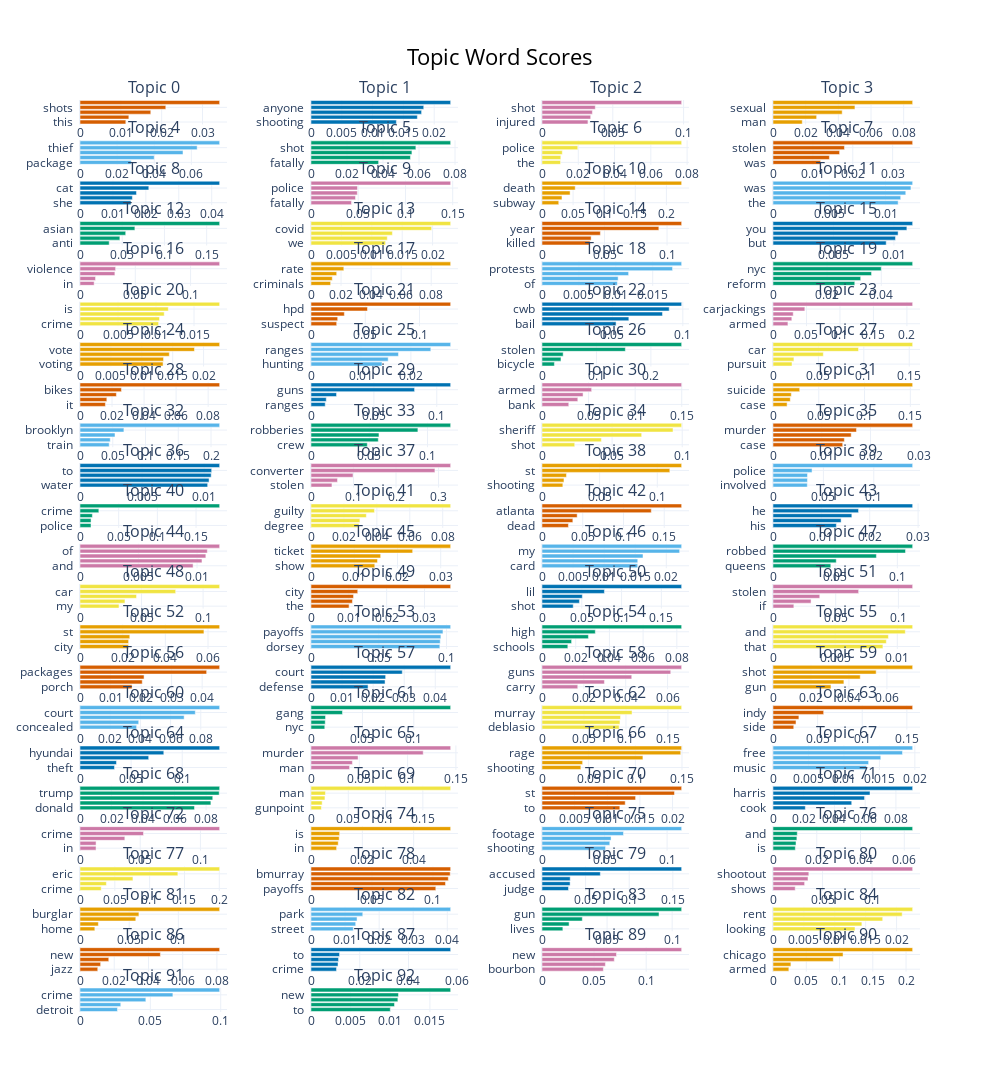

Source (notebook cell):
### Code cell
# file_path = "/content/gdrive/My Drive/Current Projects/Tulane/"
!mkdir -p ./figures
file_path="./"

# Generate the figure using BERTopic
bar_topics = topic_model.visualize_barchart(top_n_topics=90)
#bar_topics.write_html(file_path+"figures/bartopics.html")
# Save the file by concatenating the file path and the file name
bar_topics.write_html(file_path + "figures/bartopics.html")
bar_topics
